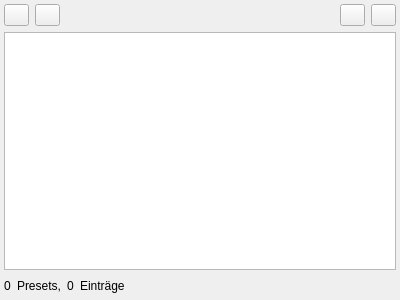
<?xml version="1.0" encoding="UTF-8"?>
<ui version="4.0">
 <class>Form</class>
 <widget class="QWidget" name="Form">
  <property name="geometry">
   <rect>
    <x>0</x>
    <y>0</y>
    <width>400</width>
    <height>300</height>
   </rect>
  </property>
  <property name="windowTitle">
   <string>Form</string>
  </property>
  <layout class="QVBoxLayout" name="verticalLayout">
   <property name="leftMargin">
    <number>4</number>
   </property>
   <property name="topMargin">
    <number>4</number>
   </property>
   <property name="rightMargin">
    <number>4</number>
   </property>
   <property name="bottomMargin">
    <number>4</number>
   </property>
   <item>
    <widget class="QWidget" name="widget" native="true">
     <layout class="QHBoxLayout" name="horizontalLayout">
      <property name="leftMargin">
       <number>0</number>
      </property>
      <property name="topMargin">
       <number>0</number>
      </property>
      <property name="rightMargin">
       <number>0</number>
      </property>
      <property name="bottomMargin">
       <number>0</number>
      </property>
      <item>
       <widget class="QPushButton" name="new_preset_button">
        <property name="sizePolicy">
         <sizepolicy hsizetype="Fixed" vsizetype="Fixed">
          <horstretch>0</horstretch>
          <verstretch>0</verstretch>
         </sizepolicy>
        </property>
        <property name="maximumSize">
         <size>
          <width>25</width>
          <height>16777215</height>
         </size>
        </property>
        <property name="toolTip">
         <string>Kataloge neu laden</string>
        </property>
        <property name="text">
         <string/>
        </property>
        <property name="iconSize">
         <size>
          <width>18</width>
          <height>18</height>
         </size>
        </property>
       </widget>
      </item>
      <item>
       <widget class="QPushButton" name="delete_preset_button">
        <property name="sizePolicy">
         <sizepolicy hsizetype="Fixed" vsizetype="Fixed">
          <horstretch>0</horstretch>
          <verstretch>0</verstretch>
         </sizepolicy>
        </property>
        <property name="maximumSize">
         <size>
          <width>25</width>
          <height>16777215</height>
         </size>
        </property>
        <property name="toolTip">
         <string>Anzeigeoptionen</string>
        </property>
        <property name="text">
         <string/>
        </property>
        <property name="iconSize">
         <size>
          <width>18</width>
          <height>18</height>
         </size>
        </property>
       </widget>
      </item>
      <item>
       <spacer name="horizontalSpacer">
        <property name="orientation">
         <enum>Qt::Horizontal</enum>
        </property>
        <property name="sizeHint" stdset="0">
         <size>
          <width>40</width>
          <height>20</height>
         </size>
        </property>
       </spacer>
      </item>
      <item>
       <widget class="QPushButton" name="new_bookmark_button">
        <property name="sizePolicy">
         <sizepolicy hsizetype="Fixed" vsizetype="Fixed">
          <horstretch>0</horstretch>
          <verstretch>0</verstretch>
         </sizepolicy>
        </property>
        <property name="maximumSize">
         <size>
          <width>25</width>
          <height>16777215</height>
         </size>
        </property>
        <property name="toolTip">
         <string>Anzeigeoptionen</string>
        </property>
        <property name="text">
         <string/>
        </property>
        <property name="iconSize">
         <size>
          <width>18</width>
          <height>18</height>
         </size>
        </property>
       </widget>
      </item>
      <item>
       <widget class="QPushButton" name="delete_bookmark_button">
        <property name="sizePolicy">
         <sizepolicy hsizetype="Fixed" vsizetype="Fixed">
          <horstretch>0</horstretch>
          <verstretch>0</verstretch>
         </sizepolicy>
        </property>
        <property name="maximumSize">
         <size>
          <width>25</width>
          <height>16777215</height>
         </size>
        </property>
        <property name="toolTip">
         <string>Anzeigeoptionen</string>
        </property>
        <property name="text">
         <string/>
        </property>
        <property name="iconSize">
         <size>
          <width>18</width>
          <height>18</height>
         </size>
        </property>
       </widget>
      </item>
     </layout>
    </widget>
   </item>
   <item>
    <widget class="QTreeWidget" name="presets_tree_widget">
     <property name="contextMenuPolicy">
      <enum>Qt::CustomContextMenu</enum>
     </property>
     <property name="editTriggers">
      <set>QAbstractItemView::NoEditTriggers</set>
     </property>
     <property name="alternatingRowColors">
      <bool>true</bool>
     </property>
     <property name="sortingEnabled">
      <bool>false</bool>
     </property>
     <property name="animated">
      <bool>true</bool>
     </property>
     <property name="wordWrap">
      <bool>true</bool>
     </property>
     <property name="headerHidden">
      <bool>true</bool>
     </property>
     <property name="columnCount">
      <number>2</number>
     </property>
     <attribute name="headerCascadingSectionResizes">
      <bool>false</bool>
     </attribute>
     <column>
      <property name="text">
       <string/>
      </property>
     </column>
     <column>
      <property name="text">
       <string/>
      </property>
     </column>
    </widget>
   </item>
   <item>
    <widget class="QWidget" name="widget_2" native="true">
     <layout class="QHBoxLayout" name="horizontalLayout_2">
      <property name="leftMargin">
       <number>0</number>
      </property>
      <property name="topMargin">
       <number>0</number>
      </property>
      <property name="rightMargin">
       <number>0</number>
      </property>
      <property name="bottomMargin">
       <number>0</number>
      </property>
      <item>
       <widget class="QLabel" name="preset_count">
        <property name="sizePolicy">
         <sizepolicy hsizetype="Fixed" vsizetype="Preferred">
          <horstretch>0</horstretch>
          <verstretch>0</verstretch>
         </sizepolicy>
        </property>
        <property name="text">
         <string>0</string>
        </property>
       </widget>
      </item>
      <item>
       <widget class="QLabel" name="preset_label">
        <property name="sizePolicy">
         <sizepolicy hsizetype="Fixed" vsizetype="Preferred">
          <horstretch>0</horstretch>
          <verstretch>0</verstretch>
         </sizepolicy>
        </property>
        <property name="text">
         <string>Presets,</string>
        </property>
       </widget>
      </item>
      <item>
       <widget class="QLabel" name="entry_count">
        <property name="sizePolicy">
         <sizepolicy hsizetype="Fixed" vsizetype="Preferred">
          <horstretch>0</horstretch>
          <verstretch>0</verstretch>
         </sizepolicy>
        </property>
        <property name="text">
         <string>0</string>
        </property>
       </widget>
      </item>
      <item>
       <widget class="QLabel" name="entry_label">
        <property name="sizePolicy">
         <sizepolicy hsizetype="Fixed" vsizetype="Preferred">
          <horstretch>0</horstretch>
          <verstretch>0</verstretch>
         </sizepolicy>
        </property>
        <property name="text">
         <string>Einträge</string>
        </property>
       </widget>
      </item>
      <item>
       <spacer name="horizontalSpacer_2">
        <property name="orientation">
         <enum>Qt::Horizontal</enum>
        </property>
        <property name="sizeHint" stdset="0">
         <size>
          <width>40</width>
          <height>20</height>
         </size>
        </property>
       </spacer>
      </item>
     </layout>
    </widget>
   </item>
  </layout>
 </widget>
 <resources/>
 <connections/>
</ui>
